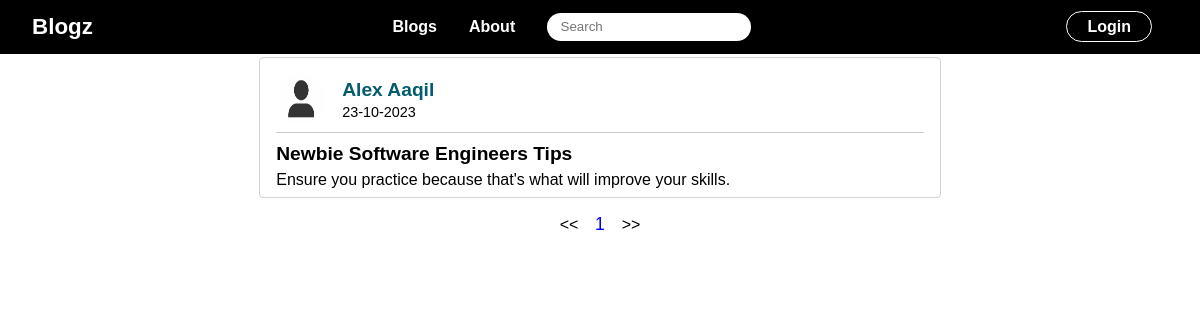
The page /home on the database its author committed.
### blogs/models.py (models this page shows, shortened)
class Post(db.Model):
    id = db.Column(db.Integer, primary_key=True)
    title = db.Column(db.String(100), nullable=False)
    content = db.Column(db.Text, nullable=False)
    date_posted = db.Column(db.DateTime, nullable=False, default=datetime.utcnow)
    user_id = db.Column(db.Integer, db.ForeignKey('user.id'), nullable=False)

class User(db.Model, UserMixin):
    id = db.Column(db.Integer, primary_key=True)
    first_name = db.Column(db.String(40), nullable=False)
    last_name = db.Column(db.String(60), nullable=False)
    email_address = db.Column(db.String(120), nullable=False, unique=True)
    image_file = db.Column(db.String(20), nullable=False, default='default.jpg')
    password = db.Column(db.String(60), nullable=False)
    posts = db.relationship('Post', backref='author', lazy=True)

### blogs/main/routes.py (the view)
@main.route('/')
@main.route('/home')
def home():
    page = request.args.get('page', 1, type=int)
    posts = Post.query.order_by(Post.date_posted.desc()).paginate(page=page, per_page=5)
    return render_template('index.html', title='Blogz', posts=posts)

### blogs/templates/index.html
{% extends "layout.html" %}
{% block body %}
    <section class="Blogs">
        {% for post in posts.items %}
            <div class="blog">
                <div class="head">
                    <img src="{{ url_for('static', filename='images/profile_pictures/' + post.author.image_file) }}" alt="Author's Picture" width="100">
                    <div>
                        <a href="{{ url_for('users.user_posts', email_address=post.author.email_address) }}">
                            {{ post.author.first_name }} {{ post.author.last_name }}
                        </a>
                        <p>
                            {{ post.date_posted.strftime('%d-%m-%Y') }}
                        </p>
                    </div>
                </div>
                <div class="body">
                    <h1><a href="{{ url_for('posts.post', post_id=post.id) }}">{{ post.title }}</a></h1>
                    <p class="body">{{ post.content }}</p>
                </div>
            </div>
        {% endfor %}
        <p class="pagination">&lt;&lt;
        {% for page_num in posts.iter_pages(left_edge=1, right_edge=1, left_current=1, right_current=2) %}
            {% if page_num %}
                {% if posts.page == page_num %}
                    <a href="{{ url_for('main.home', page=page_num) }}">{{ page_num }}</a>
                {% else %}
                    <a href="{{ url_for('main.home', page=page_num) }}">{{ page_num }}</a>
                {% endif %}
            {% else %}
                ...
            {% endif %}
        {% endfor %}
        &gt;&gt; </p>
    </section>
{% endblock body %}

### blogs/static/css/styles.css (style rules this page uses)
* { padding: 0; margin: 0; box-sizing: border-box; font-family: sans-serif; }
a { text-decoration: none; }
section { padding: 0.2em 2em; }
.Blogs .blog { border: 1px solid rgb(211, 211, 211); border-radius: 4px; padding: 0.5em 1em; width: 60%; margin: 0 auto 1em; }
.Blogs .blog .head { border-bottom: 1px solid rgb(201, 201, 201); padding: 0.5em 0; display: flex; align-items: center; gap: 1em; }
.Blogs .blog .head img { border-radius: 50%; width: 50px; aspect-ratio: 1; }
.Blogs .blog .head div a { font-size: 1.2em; font-weight: 550; text-decoration: none; color: #035c6b; }
.Blogs .blog .head div p, .Blogs .blog .head div span { font-size: 0.9em; margin: 0.2em 0 0; font-weight: 300; }
.Blogs .blog .body h1 { margin: 0.2em 0; }
.Blogs .blog .body h1 a { color: #000; font-size: 0.8em; }
.Blogs .pagination { width: 60%; margin: auto; text-align: center; }
.Blogs .pagination a { font-size: 1.1em; padding: 0.2em; margin: 0 0.5em; }

### rows shown on the page
Post: image_file (placeholder picture), author.first_name "Alex", author.last_name "Aaqil", date_posted "23-10-2023", title "Newbie Software Engineers Tips", content "Ensure you practice because that's what will improve your skills."

### other values the page prints
{{ page_num }} "1"
